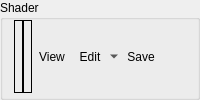
        <widget class="QGroupBox" name="psShaderGroup">
         <property name="sizePolicy">
          <sizepolicy hsizetype="Preferred" vsizetype="Minimum">
           <horstretch>0</horstretch>
           <verstretch>0</verstretch>
          </sizepolicy>
         </property>
         <property name="title">
          <string>Shader</string>
         </property>
         <layout class="QHBoxLayout" name="horizontalLayout_16">
          <property name="spacing">
           <number>0</number>
          </property>
          <property name="topMargin">
           <number>0</number>
          </property>
          <property name="bottomMargin">
           <number>4</number>
          </property>
          <item>
           <widget class="RDLabel" name="psShader">
            <property name="sizePolicy">
             <sizepolicy hsizetype="Minimum" vsizetype="MinimumExpanding">
              <horstretch>0</horstretch>
              <verstretch>0</verstretch>
             </sizepolicy>
            </property>
            <property name="frameShape">
             <enum>QFrame::Box</enum>
            </property>
           </widget>
          </item>
          <item>
           <widget class="RDLabel" name="psShaderDebug">
            <property name="sizePolicy">
             <sizepolicy hsizetype="Minimum" vsizetype="MinimumExpanding">
              <horstretch>0</horstretch>
              <verstretch>0</verstretch>
             </sizepolicy>
            </property>
            <property name="frameShape">
             <enum>QFrame::Box</enum>
            </property>
           </widget>
          </item>
          <item>
           <widget class="QToolButton" name="psShaderViewButton">
            <property name="cursor">
             <cursorShape>PointingHandCursor</cursorShape>
            </property>
            <property name="toolTip">
             <string>Open Shader Source</string>
            </property>
            <property name="text">
             <string>View</string>
            </property>
            <property name="icon">
             <iconset resource="../../Resources/resources.qrc">
              <normaloff>:/action.png</normaloff>:/action.png</iconset>
            </property>
            <property name="toolButtonStyle">
             <enum>Qt::ToolButtonTextBesideIcon</enum>
            </property>
            <property name="autoRaise">
             <bool>true</bool>
            </property>
           </widget>
          </item>
          <item>
           <widget class="QToolButton" name="psShaderEditButton">
            <property name="toolTip">
             <string>Edit Shader</string>
            </property>
            <property name="text">
             <string>Edit</string>
            </property>
            <property name="rdIcon" stdset="0">
             <string>page_white_edit</string>
            </property>
            <property name="popupMode">
             <enum>QToolButton::MenuButtonPopup</enum>
            </property>
            <property name="toolButtonStyle">
             <enum>Qt::ToolButtonTextBesideIcon</enum>
            </property>
            <property name="autoRaise">
             <bool>true</bool>
            </property>
           </widget>
          </item>
          <item>
           <widget class="QToolButton" name="psShaderSaveButton">
            <property name="toolTip">
             <string>Save Shader DXBC</string>
            </property>
            <property name="text">
             <string>Save</string>
            </property>
            <property name="rdIcon" stdset="0">
             <string>save</string>
            </property>
            <property name="toolButtonStyle">
             <enum>Qt::ToolButtonTextBesideIcon</enum>
            </property>
            <property name="autoRaise">
             <bool>true</bool>
            </property>
           </widget>
          </item>
          <item>
           <spacer name="psShaderSpacer">
            <property name="orientation">
             <enum>Qt::Horizontal</enum>
            </property>
            <property name="sizeHint" stdset="0">
             <size>
              <width>0</width>
              <height>0</height>
             </size>
            </property>
           </spacer>
          </item>
         </layout>
        </widget>
